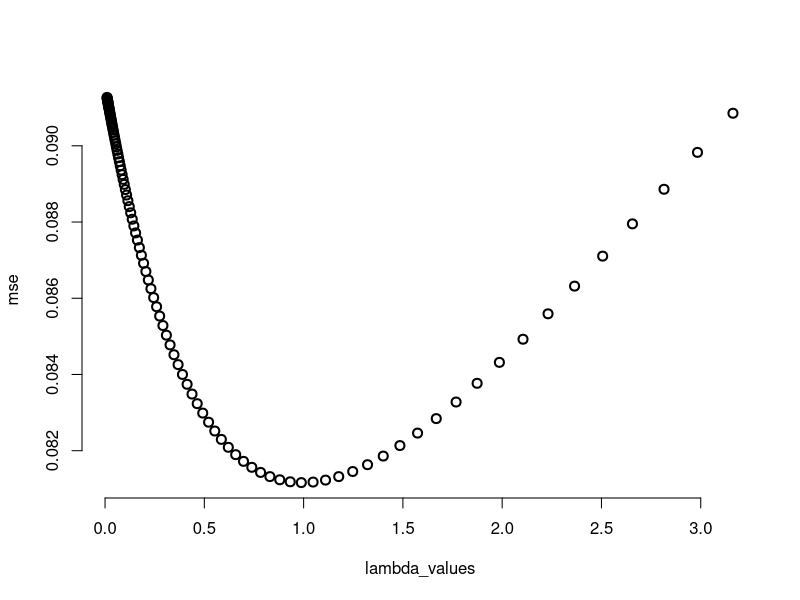

This figure's R source:
# Odd numbered observations as training, even numbered as testing
train = iris[(seq(nrow(iris))%%2==1),]
test = iris[(seq(nrow(iris))%%2==0),]

# Ridge Regression  Input: x1 = Sepal.Width, x2 = Petal.Length, x3 = Petal.Width
#                   Output: y = Sepal.Length

inputs = 3

train_features <- train[, c("Sepal.Width", "Petal.Length", "Petal.Width")]
test_features <- test[, c("Sepal.Width", "Petal.Length", "Petal.Width")]

# Compute training statistics
xBar <- apply(train_features, 2, mean)
s <- apply(train_features, 2, sd)

# Scale training and test data using training stats
X_train <- scale(train_features, center = xBar, scale = s)
X_test <- scale(test_features, center = xBar, scale = s)  # Use training stats!
y_train = train$Sepal.Length
y_test = test$Sepal.Length

# Optimize lambda
lambda_values = 10^seq(-2, 0.5, length = 100)
lambda_amount = length(lambda_values)
mse = matrix(NA, nrow = lambda_amount)

for(i in 1:lambda_amount){
  lambda = lambda_values[i]
  
  b0_hat = mean(y_train)
  b_hat = solve(t(X_train) %*% X_train + lambda * diag(inputs)) %*% t(X_train) %*% (y_train - b0_hat)
  
  # Make predictions on testing data
  y_pred = b0_hat + X_test %*% b_hat
  
  # Estimate mean-squared error
  mse[i] = mean((y_test - y_pred)^2)
}
plot(lambda_values, mse, bty = 'n',
     lwd = 2, cex = 1.2)

lambda_values[which(mse == min(mse))]

